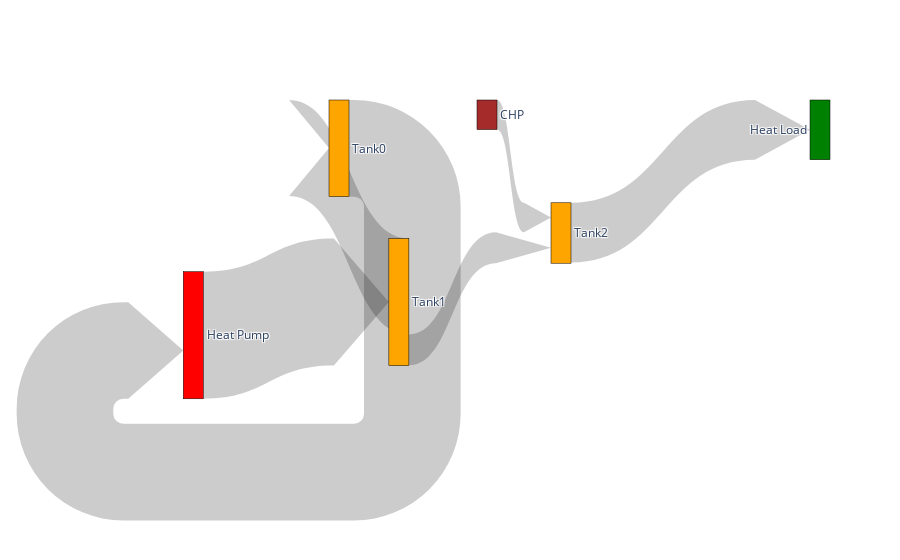

Source (notebook cell):
### Code cell
fig = go.Figure(data=[go.Sankey(
    arrangement = "snap",
    valuesuffix = "Wh",
    node = dict(
      pad = 10,
    #   thickness = 20,
      line = dict(color = "black", width = 0.5),
      label = ["Heat Pump", "Tank0", "Tank1", "Tank2", "Heat Load", "CHP"],
      x = [0, 0.35, 0.5, 0.65, 1,0.55],
      y = [0,-0.5,0.0,0.35,-0.2, -0.4],
    #   color = "blue"
      color = ['Red', 'Orange', 'Orange', 'Orange', 'Green', 'Brown']
    ),
    link = dict(
      arrowlen = 55,
      # source = [0, 1, 2,3, 4, 1,5], # indices correspond to labels, eg A1, A2, A1, B1, ...
      # target = [2, 2, 3,4, 1, 0,3],
      source = sources,
      target = targets,
      value = vals
    #   curve = [0, 0, 0, 0.5, 0]
  ))],
  layout = dict()
  )

fig.show()

### Figure 1 — Plotly figure (JSON) as saved in the notebook; plotly's stock layout.template omitted (floating-point values rounded to 4 significant figures)
{"data": [{"arrangement": "snap", "link": {"arrowlen": 55, "source": [0, 2, 2, 3, 4, 1, 5], "target": [2, 1, 3, 4, 1, 0, 3], "value": [739800000.0, 558300000.0, 179900000.0, 347700000.0, 0, 562600000.0, 172034235, 172034235]}, "node": {"color": ["Red", "Orange", "Orange", "Orange", "Green", "Brown"], "label": ["Heat Pump", "Tank0", "Tank1", "Tank2", "Heat Load", "CHP"], "line": {"color": "black", "width": 0.5}, "pad": 10, "x": [0, 0.35, 0.5, 0.65, 1, 0.55], "y": [0, -0.5, 0, 0.35, -0.2, -0.4]}, "type": "sankey", "valuesuffix": "Wh"}], "layout": {}}
